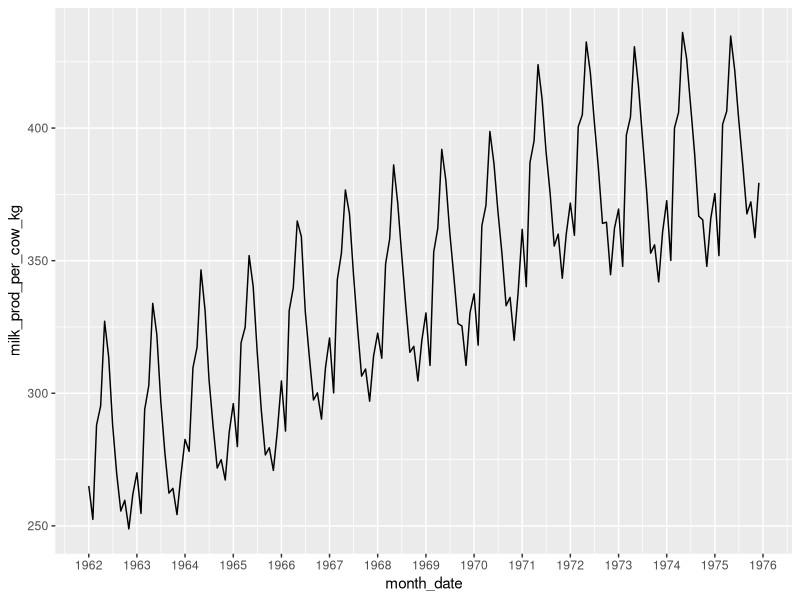
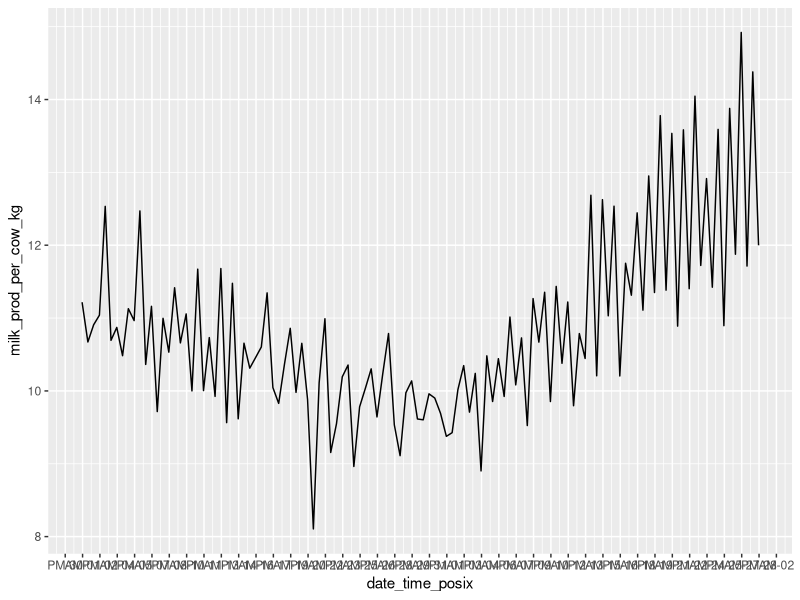
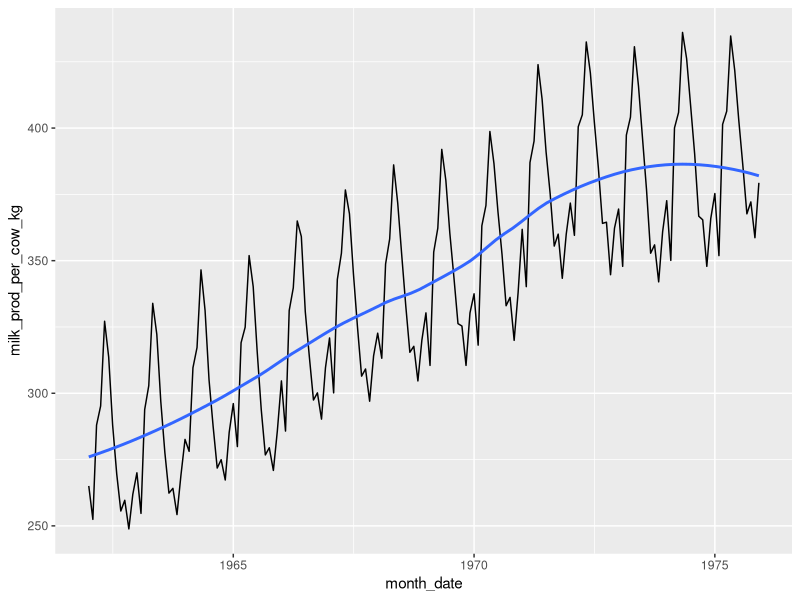
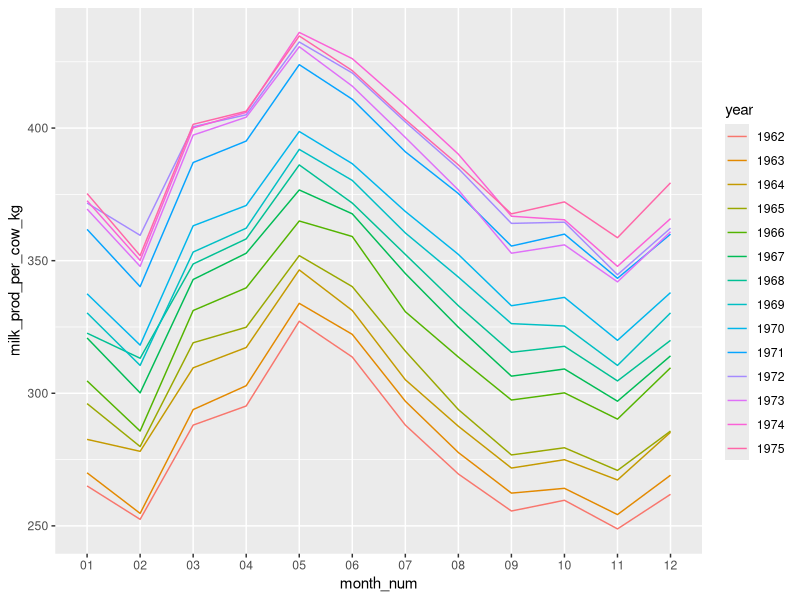
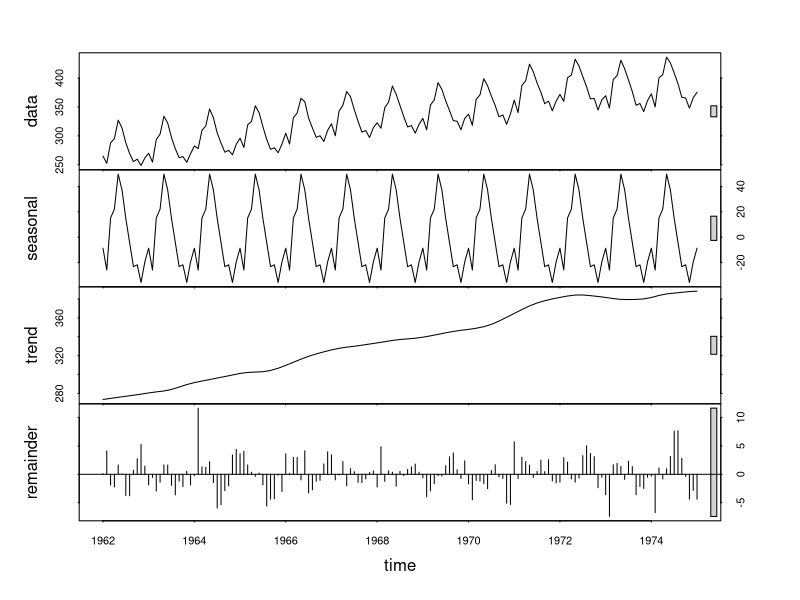
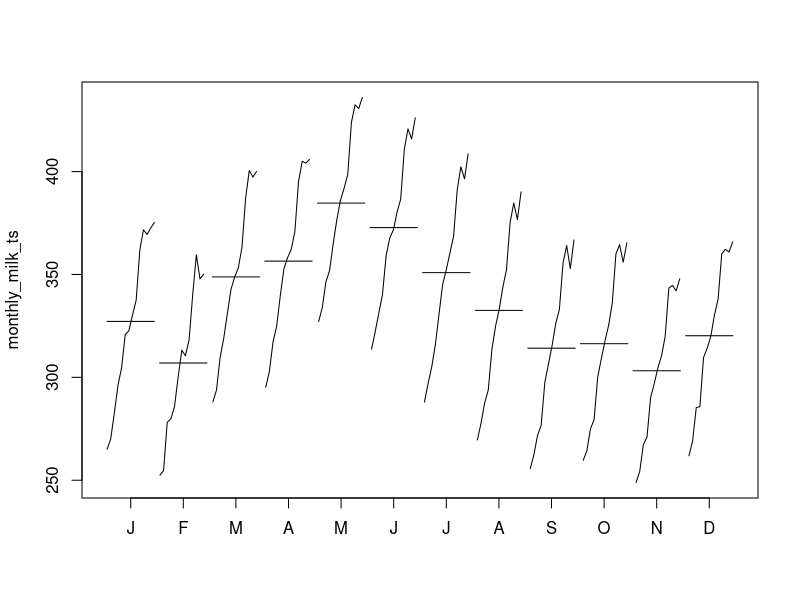
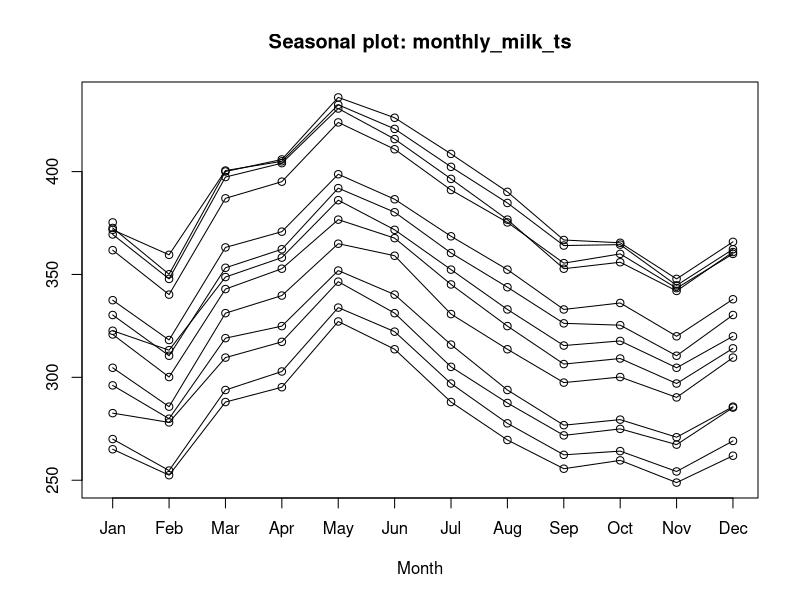
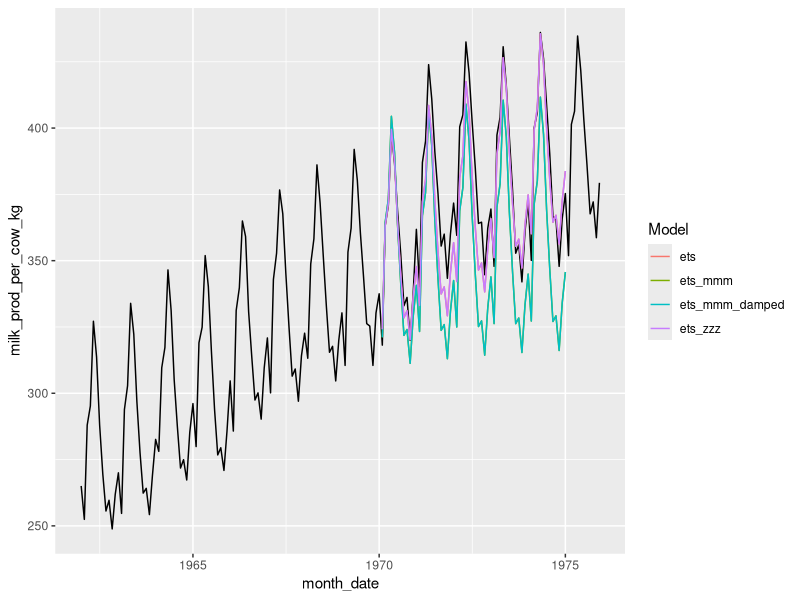

Reproduce these figures in R, in order.
# Time series analysis
# Coding Club (ourcodingclub@gmail.com)
# 2017_10_13

# Packages ----
library(ggplot2)
library(forecast)
library(dplyr)

# Set working directory ----
setwd("~/Downloads/CC-time-series-master")

# Load data ----
monthly_milk <- read.csv("monthly_milk.csv")  # Milk production per cow per month
daily_milk <- read.csv("daily_milk.csv")  # Milk production per cow per milking

head(monthly_milk)
class(monthly_milk)

# Coerce monthly_milk to `Date` class ----
class(monthly_milk$month)
monthly_milk$month_date <- as.Date(monthly_milk$month, format = "%Y-%m-%d")
class(monthly_milk$month_date) 

# Coerce daily milk to POSIXct class ----
head(daily_milk)
class(daily_milk$date_time)
daily_milk$date_time_posix <- as.POSIXct(daily_milk$date_time, format = "%Y-%m-%d %H:%M:%S")
class(daily_milk$date_time_posix)

# Create badly formatted dates ----
monthly_milk$bad_date <- format(monthly_milk$month_date, format = "%d/%b/%Y-%u")
head(monthly_milk$bad_date)
class(monthly_milk$bad_date)

# Coerce bad date to good date ----
monthly_milk$good_date <- as.Date(monthly_milk$bad_date, format = "%d/%b/%Y-%u")
head(monthly_milk$good_date)
class(monthly_milk$good_date)

# Plot time series data ----

# Using scale_x_date
ggplot(monthly_milk, aes(x = month_date, y = milk_prod_per_cow_kg)) + 
	geom_line() + 
	scale_x_date(date_labels = "%Y", date_breaks = "1 year")

# Using scale_x_datetime
ggplot(daily_milk, aes(x = date_time_posix, y = milk_prod_per_cow_kg)) + 
	geom_line() + 
	scale_x_datetime(date_labels = "%p-%d", date_breaks = "36 hour")

# Viewing trend using loess smooth
ggplot(monthly_milk, aes(x = month_date, y = milk_prod_per_cow_kg)) +
	geom_line() +
	geom_smooth(method = "loess", se = FALSE, span = 0.6)

# Explore seasonal trends ----

# Extract month and year and store in new column
monthly_milk$year <- format(monthly_milk$month_date, format = "%Y")
monthly_milk$month_num <- format(monthly_milk$month_date, format = "%m")

# Plot months
ggplot(monthly_milk, aes(x = month_num, y = milk_prod_per_cow_kg, group = year)) + 
	geom_line(aes(colour = year))

# Using ts objects to decompose trends ----

# Transform to `ts` class
monthly_milk_ts <- ts(monthly_milk$milk_prod, start = 1962, end = 1975, freq = 12)  # Specify start and end year, measurement frequency (monthly = 12)

# Decompose using `stl()`
monthly_milk_stl <- stl(monthly_milk_ts, s.window = "period")

# Generate plots
plot(monthly_milk_stl)  # top=original data, second=estimated seasonal, third=estimated smooth trend, bottom=estimated irregular element i.e. unaccounted for variation
monthplot(monthly_milk_ts, choice = "seasonal")  # variation in milk production for each month
seasonplot(monthly_milk_ts)	

# Forecasting ----

# Split data into testing and training
monthly_milk_model <- window(x = monthly_milk_ts, start=c(1962), end=c(1970))
monthly_milk_test <- window(x = monthly_milk_ts, start=c(1970))

# Creating model objects of each type of ets model
milk_ets_auto <- ets(monthly_milk_model)
milk_ets_mmm <- ets(monthly_milk_model, model = "MMM")
milk_ets_zzz<- ets(monthly_milk_model, model = "ZZZ")
milk_ets_mmm_damped <- ets(monthly_milk_model, model = "MMM", damped = TRUE)

# Creating forecast objects
milk_ets_fc <- forecast(milk_ets_auto, h = 60)  # `h = 60` means that the forecast will be 60 time periods long, in our case a time period is one month
milk_ets_mmm_fc <- forecast(milk_ets_mmm, h = 60)
milk_ets_zzz_fc <- forecast(milk_ets_zzz, h = 60)
milk_ets_mmm_damped_fc <- forecast(milk_ets_mmm_damped, h = 60)

# Convert forecasts to data frames 
milk_ets_fc_df <- cbind("Month" = rownames(as.data.frame(milk_ets_fc)), as.data.frame(milk_ets_fc))  # Creating a data frame
names(milk_ets_fc_df) <- gsub(" ", "_", names(milk_ets_fc_df))  # Removing whitespace from column names
milk_ets_fc_df$Date <- as.Date(paste("01-", milk_ets_fc_df$Month, sep = ""), format = "%d-%b %Y")  # prepending day of month to date
milk_ets_fc_df$Model <- rep("ets")  # Adding column of model type

milk_ets_mmm_fc_df <- cbind("Month" = rownames(as.data.frame(milk_ets_mmm_fc)), as.data.frame(milk_ets_mmm_fc))
names(milk_ets_mmm_fc_df) <- gsub(" ", "_", names(milk_ets_mmm_fc_df))
milk_ets_mmm_fc_df$Date <- as.Date(paste("01-", milk_ets_mmm_fc_df$Month, sep = ""), format = "%d-%b %Y")
milk_ets_mmm_fc_df$Model <- rep("ets_mmm")

milk_ets_zzz_fc_df <- cbind("Month" = rownames(as.data.frame(milk_ets_zzz_fc)), as.data.frame(milk_ets_zzz_fc))
names(milk_ets_zzz_fc_df) <- gsub(" ", "_", names(milk_ets_zzz_fc_df))
milk_ets_zzz_fc_df$Date <- as.Date(paste("01-", milk_ets_zzz_fc_df$Month, sep = ""), format = "%d-%b %Y")
milk_ets_zzz_fc_df$Model <- rep("ets_zzz")

milk_ets_mmm_damped_fc_df <- cbind("Month" = rownames(as.data.frame(milk_ets_mmm_damped_fc)), as.data.frame(milk_ets_mmm_damped_fc))
names(milk_ets_mmm_damped_fc_df) <- gsub(" ", "_", names(milk_ets_mmm_damped_fc_df))
milk_ets_mmm_damped_fc_df$Date <- as.Date(paste("01-", milk_ets_mmm_damped_fc_df$Month, sep = ""), format = "%d-%b %Y")
milk_ets_mmm_damped_fc_df$Model <- rep("ets_mmm_damped")

# Combining into one data frame
forecast_all <- rbind(milk_ets_fc_df, milk_ets_mmm_fc_df, milk_ets_zzz_fc_df, milk_ets_mmm_damped_fc_df)

# Plotting with ggplot
ggplot() +
	geom_line(data = monthly_milk, aes(x = month_date, y = milk_prod_per_cow_kg)) +  # Plotting original data
	geom_line(data = forecast_all, aes(x = Date, y = Point_Forecast, colour = Model))  # Plotting model forecasts

# Comparing accuracy of forecasts
accuracy(milk_ets_fc, monthly_milk_test)
accuracy(milk_ets_mmm_fc, monthly_milk_test)
accuracy(milk_ets_zzz_fc, monthly_milk_test)
accuracy(milk_ets_mmm_damped_fc, monthly_milk_test)

# Extracting forecast estimates ----
milk_ets_fc_df %>%
	filter(Month == "Jan 1975") %>%
	select(Month, Point_Forecast)

milk_ets_zzz_fc_df %>%
	filter(Month == "Jan 1975") %>%
	select(Month, Point_Forecast)




